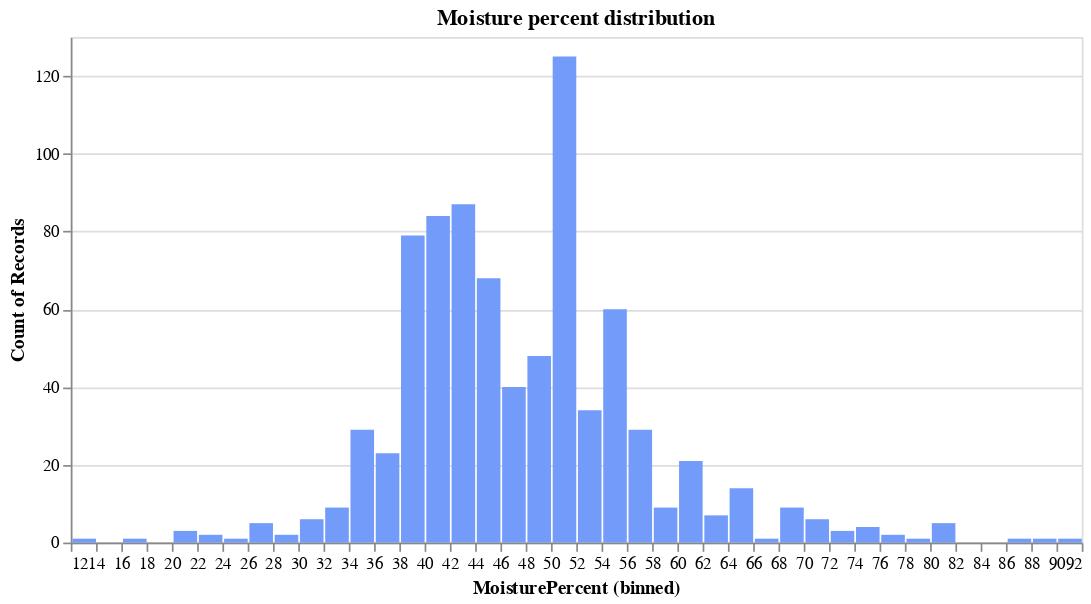

Write notebook code for a chart like this one.
### Markdown cell above
### Moisture Percentage Distribution
Then , I create a histogram to visualize the distribution of moisture percentage

### Code cell
percent_hist = (
    alt.Chart(cheese_train)
    .mark_bar(color="#739bfa")
    .encode(
        alt.X("MoisturePercent", bin=alt.Bin(maxbins=40)), alt.Y("count()", stack=None)
    )
    .properties(width=600, height=300, title="Moisture percent distribution")
)
percent_hist

### Figure 1 — Vega-Lite specification as saved in the notebook (floating-point values rounded to 4 significant figures; data arrays with more than 128 entries replaced by an {"elided": "..."} marker saying what was removed)
{"config": {"view": {"continuousWidth": 400, "continuousHeight": 300}}, "data": {"name": "data-5d4a0117c7bfc001360a575265aab1a7"}, "mark": {"type": "bar", "color": "#739bfa"}, "encoding": {"x": {"type": "quantitative", "bin": {"maxbins": 40}, "field": "MoisturePercent"}, "y": {"type": "quantitative", "aggregate": "count", "stack": null}}, "height": 300, "title": "Moisture percent distribution", "width": 600, "$schema": "https://vega.github.io/schema/vega-lite/v4.8.1.json", "datasets": {"data-5d4a0117c7bfc001360a575265aab1a7": {"elided": "833 records"}}}
